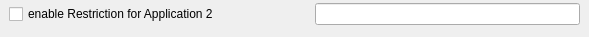
              <widget class="QWidget" name="widget_094" native="true">
               <widget class="QWidget" name="horizontalLayoutWidget_12">
                <property name="geometry">
                 <rect>
                  <x>9</x>
                  <y>1</y>
                  <width>571</width>
                  <height>27</height>
                 </rect>
                </property>
                <layout class="QHBoxLayout" name="horizontalLayout_13">
                 <item>
                  <widget class="QCheckBox" name="kcfg_App2enabledPD">
                   <property name="minimumSize">
                    <size>
                     <width>300</width>
                     <height>0</height>
                    </size>
                   </property>
                   <property name="maximumSize">
                    <size>
                     <width>300</width>
                     <height>16777215</height>
                    </size>
                   </property>
                   <property name="toolTip">
                    <string>This checkbox enables the restrictions for the application.</string>
                   </property>
                   <property name="text">
                    <string>enable Restriction for Application 2</string>
                   </property>
                  </widget>
                 </item>
                 <item>
                  <widget class="QLineEdit" name="kcfg_AppName2PD">
                   <property name="toolTip">
                    <string>The name of the application to restrict. Every linux process of the given user which contains the string will be limited.</string>
                   </property>
                  </widget>
                 </item>
                </layout>
               </widget>
              </widget>
